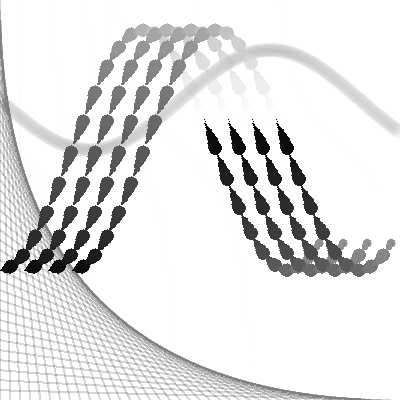
Frame 1 (no input)
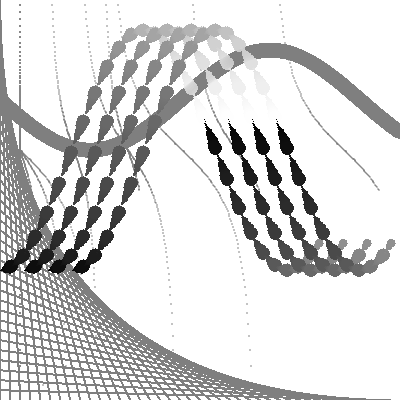
Frame 60 (the mouse pressed at the canvas centre just before this capture)
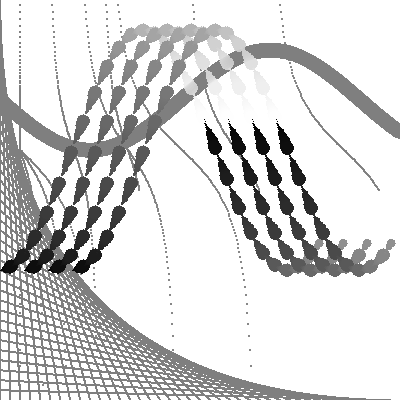
Frame 120 (the mouse held since frame 60 and released just before this capture)

The Processing sketch that drew these frames (run headless with seeded random() and noise(); from frame 60 on, the mouse is pressed at the canvas centre):

// Processing sketch: processing_13823
// ── processing_13823.pde

void setup(){
  size(400,400);
  background(255);
  noSmooth();
}

void draw(){
 for (int j=0;j<100;j+=30){
   for (int i=0;i<400;i+=1){
     strokeWeight(15);
     stroke(0,1);
     point(i,sin(radians(i%360))*50+100);
     
     strokeWeight(i%15);
     stroke(i%255);
     point((i+j)*0.8,cos(radians(i%360))*120+150);
     
     strokeWeight(3);
     stroke(0,1);
     point(i*j*0.01+20,tan(radians(i%360))*50+150);
     
     strokeWeight(2);
     stroke(100,1);
     line(0,i%40*10,i%40*10,400);
   }
 }
}
